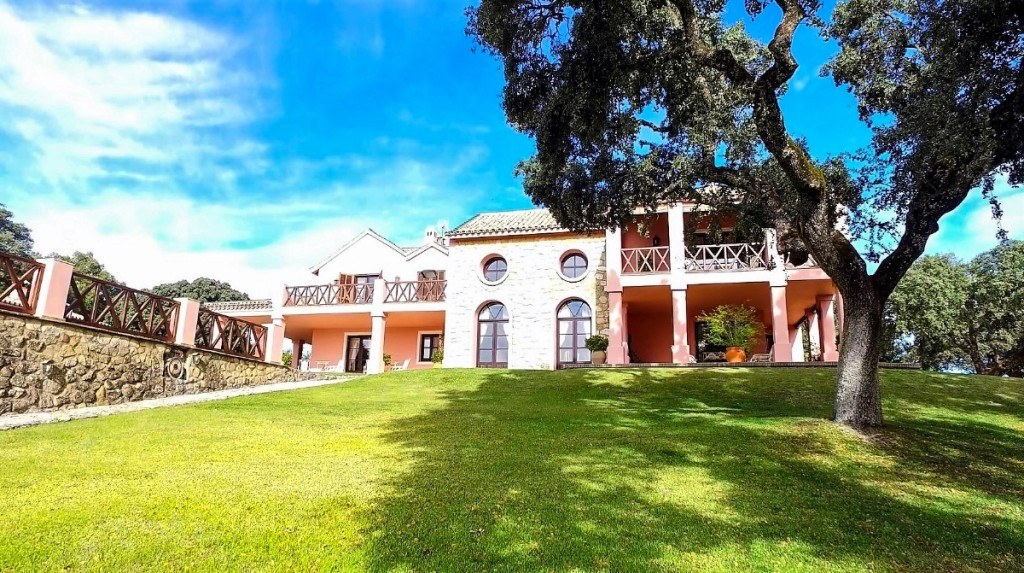
#> input picture R2837321/05.jpg, 1024 x 573 px, found by its file name
$ python prep.py
#> lines starting #> are read from the running program, lines starting #| are printed output that depends on the picture
import json,os
from PIL import Image,ImageOps,ImageEnhance
C='/home/claude/solysol-media/_photos/commons/'
# (start_orig, file, fx, fy, crop_frac(of max 9:16 crop), label)
S=[
(0.0,'uvas-nochevieja/05.jpg',.5,.5,1.0,''),
(2.42,'uvas-nochevieja/06.jpg',.55,1.0,0.65,''),
(4.42,'uvas-nochevieja/01.jpg',.4,.5,1.0,''),
(6.0,'uvas-nochevieja/02.jpg',.6,.5,0.8,''),
(7.38,'mediterranean-sea-relief-map/01.jpg',.131,.48,0.55,'Alicante · 1909'),
(9.22,'uvas-nochevieja/04.jpg',.5,.6,1.0,'nadwyżka winogron'),
(11.0,'uvas-nochevieja/03.jpg',.5,.5,1.0,''),
(13.06,'uvas-nochevieja/01.jpg',.75,.4,0.5,''),
(15.0,'uvas-nochevieja/06.jpg',.5,.8,0.6,'„winogrona szczęścia”'),
(16.74,'archivo-legajos-documentos/04.jpg',.5,.5,1.0,''),
(18.5,'newspaper-stack/02.jpg',.5,.5,1.0,'kampania · 1909'),
(20.6,'mediterranean-sea-relief-map/01.jpg',.1,.5,1.0,'cała Hiszpania'),
(23.4,'newspaper-stack/03.jpg',.5,.5,1.0,''),
(25.2,'typewriter-vintage/05.jpg',.45,.5,1.0,''),
(26.6,'loter-a-de-navidad/01.jpg',.5,.62,0.8,'Madryt · 1882'),
(28.7,'ronda-spain-1930s/04.jpg',.5,.5,1.0,''),
(30.5,'champagne-bottles/03.jpg',.5,.5,1.0,'Francja · szampan + winogrona'),
(32.2,'champagne-glasses-new-year/02.jpg',.35,.5,1.0,''),
(33.4,'gran-via-madrid-night/04.jpg',.5,.5,1.0,''),
(35.1,'calle-del-carmen-madrid/04.jpg',.5,.5,1.0,''),
(36.6,'gran-via-madrid-night/03.jpg',.5,.5,1.0,''),
(37.8,'loter-a-de-navidad/06.jpg',.5,.5,1.0,'Puerta del Sol'),
(39.5,'puerta-del-sol-madrid-christmas/06.jpg',.5,.5,1.0,''),
(40.9,'puerta-del-sol-madrid-christmas/05.jpg',.4,.5,1.0,''),
(42.3,'fireworks-night-spain/01.jpg',.6,.4,1.0,''),
(43.4,'fireworks-night-spain/03.jpg',.5,.5,1.0,''),
(44.5,'puerta-del-sol-madrid-christmas/02.jpg',.5,.5,1.0,''),
(46.5,'fireworks-harbour-night/02.jpg',.5,.5,1.0,''),
(48.4,'uvas-nochevieja/02.jpg',.3,.5,0.8,''),
(50.3,'fireworks-night-spain/04.jpg',.5,.5,1.0,''),
(52.0,'puerta-del-sol-madrid-christmas/01.jpg',.5,.5,1.0,''),
(53.6,'uvas-nochevieja/05.jpg',.35,.45,0.6,''),
]
out=[]
for i,(t,f,fx,fy,cf,lab) in enumerate(S):
  im=Image.open(C+f).convert('RGB');W,H=im.size
#> further down, im is the input picture: PIL image 1024x573 RGB; mean R, G, B 121.9, 146.3, 121.2
#> after `W, H = im.size`: W = 1024; H = 573
  r=9/16
  if W/H>r: ch=H;cw=H*r
#> after `ch = H`: ch = 573
#> after `cw = H * r`: cw = 322.3
  else: cw=W;ch=W/r
  cw*=cf;ch*=cf
  x=min(max(fx*W-cw/2,0),W-cw);y=min(max(fy*H-ch/2,0),H-ch)
#> after `x = min(max(fx * W - cw / 2, 0), W - cw)`: x = 350.8
#> after `y = min(max(fy * H - ch / 2, 0), H - ch)`: y = 0
  im=im.crop((int(x),int(y),int(x+cw),int(y+ch))).resize((1080,1920),Image.LANCZOS)
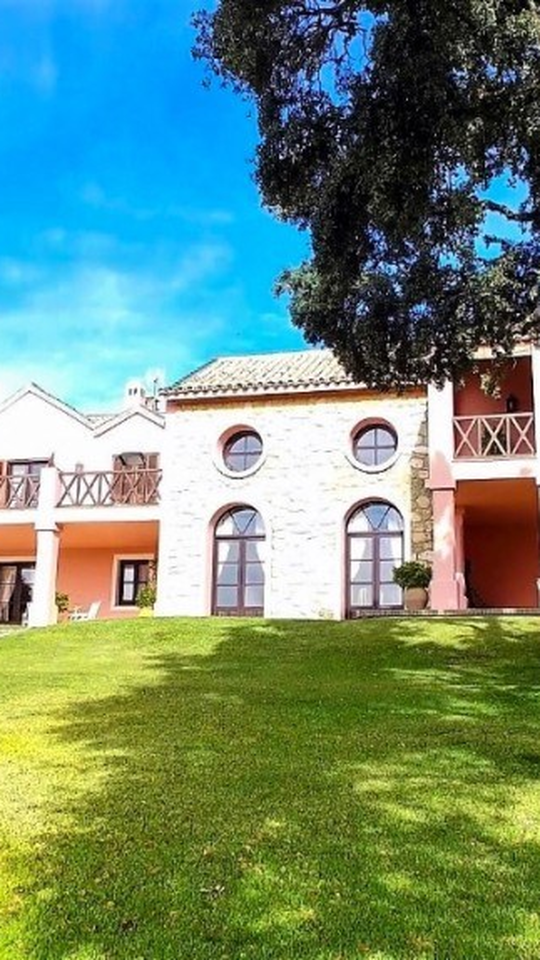
#> im: PIL image 1080x1920 RGB (shown at 1/2 size); mean R, G, B 108.6, 139.9, 119.8
  im=ImageOps.grayscale(im);im=ImageOps.autocontrast(im,cutoff=1);im=ImageEnhance.Contrast(im).enhance(1.12)
#> after `im = ImageOps.grayscale(im)`:
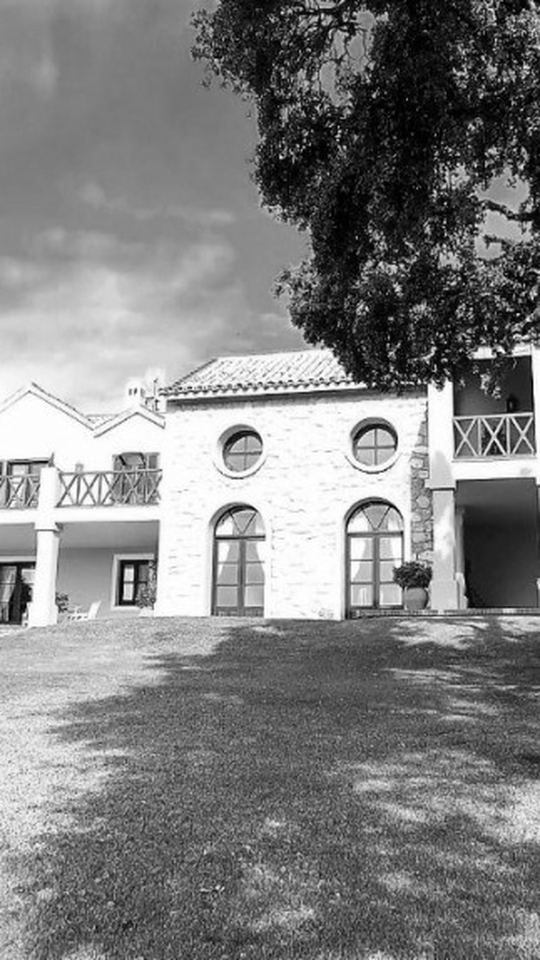
#> im: PIL image 1080x1920 L (shown at 1/2 size); min 0, max 255, mean 128.2
  p=f'/home/claude/w/img/{i:02d}.jpg';im.save(p,quality=85)
  out.append({'t':round(t/1.12,3),'src':p,'lab':lab,'f':f})
#> pass 2 of the loop `for i,(t,f,fx,fy,cf,lab) in enumerate(S):`:
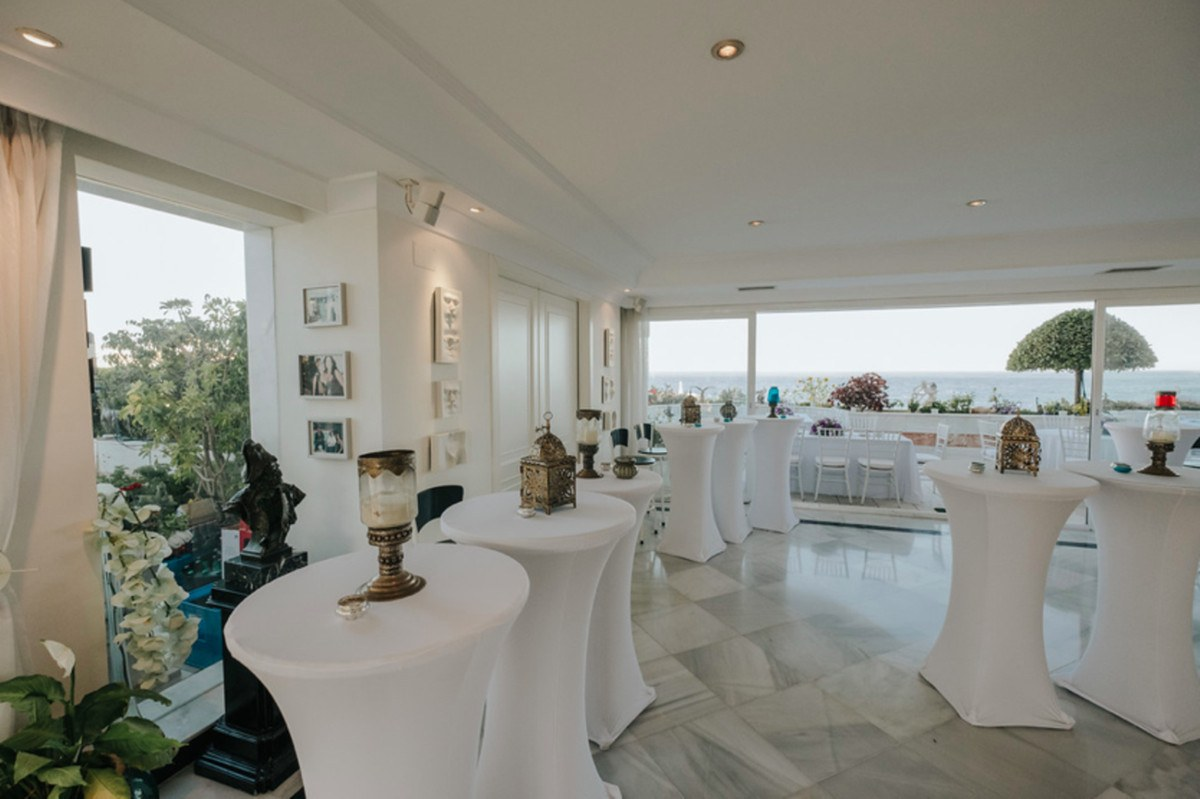
#> input picture R3182194/06.jpg, 1200 x 799 px, found by its file name
#> im is the input picture: PIL image 1200x799 RGB; mean R, G, B 141.1, 140, 130.8
#> `im=im.crop((int(x),int(y),int(x+cw),int(y+ch))).resize((1080,1920),Ima..`:
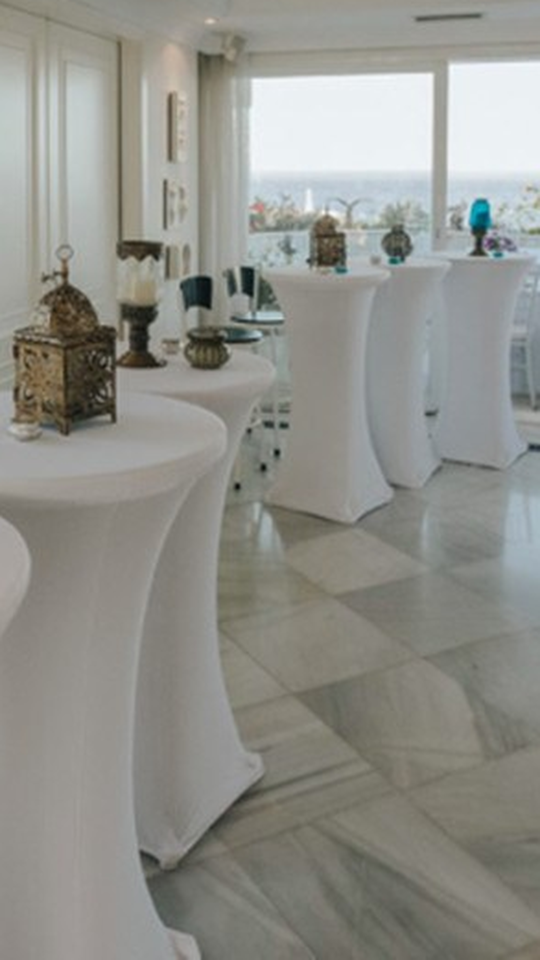
#> im: PIL image 1080x1920 RGB (shown at 1/2 size); mean R, G, B 144.7, 144.8, 138.8
#> `im = ImageOps.autocontrast(im, cutoff=1)`:
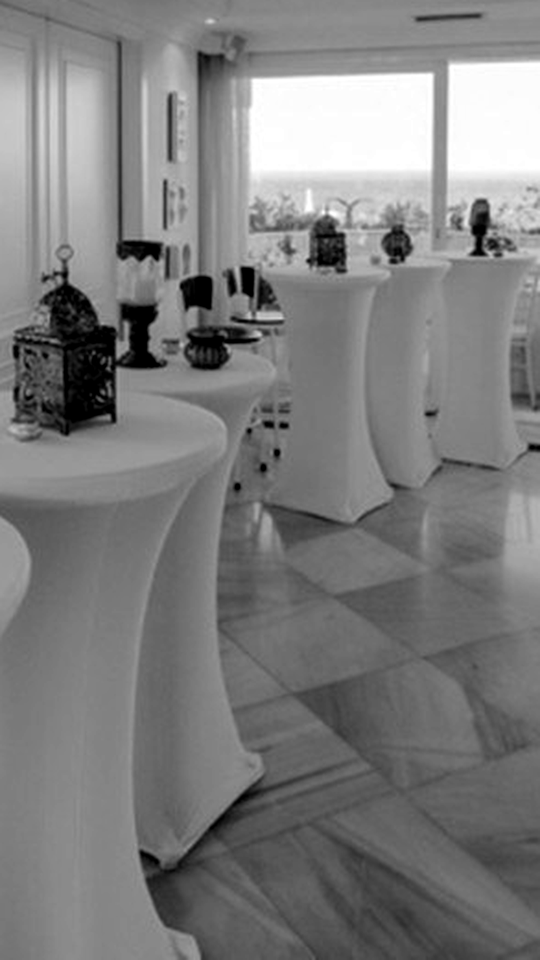
#> im: PIL image 1080x1920 L (shown at 1/2 size); min 0, max 255, mean 125.3
#> pass 3 of the loop `for i,(t,f,fx,fy,cf,lab) in enumerate(S):`:
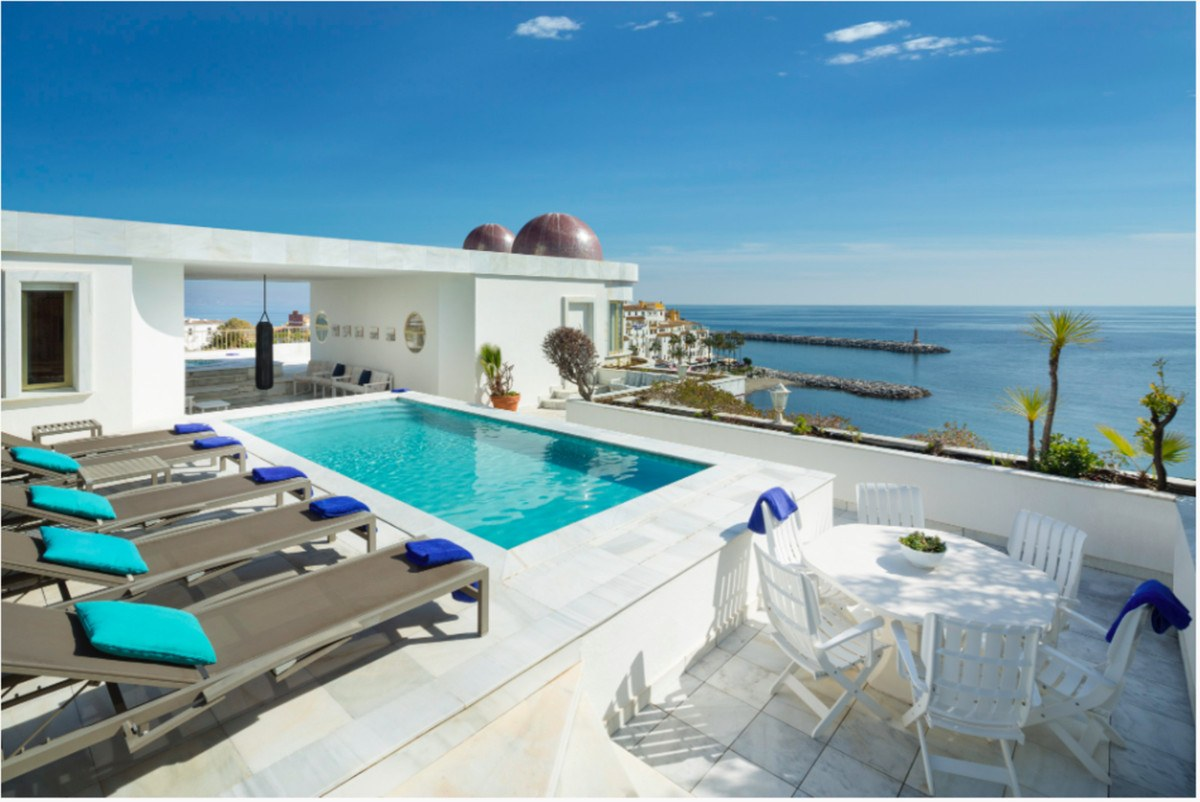
#> input picture R3182194/01.jpg, 1200 x 802 px, found by its file name
#> im is the input picture: PIL image 1200x802 RGB; mean R, G, B 123.5, 159.2, 173.7
#> `im = ImageOps.grayscale(im)`:
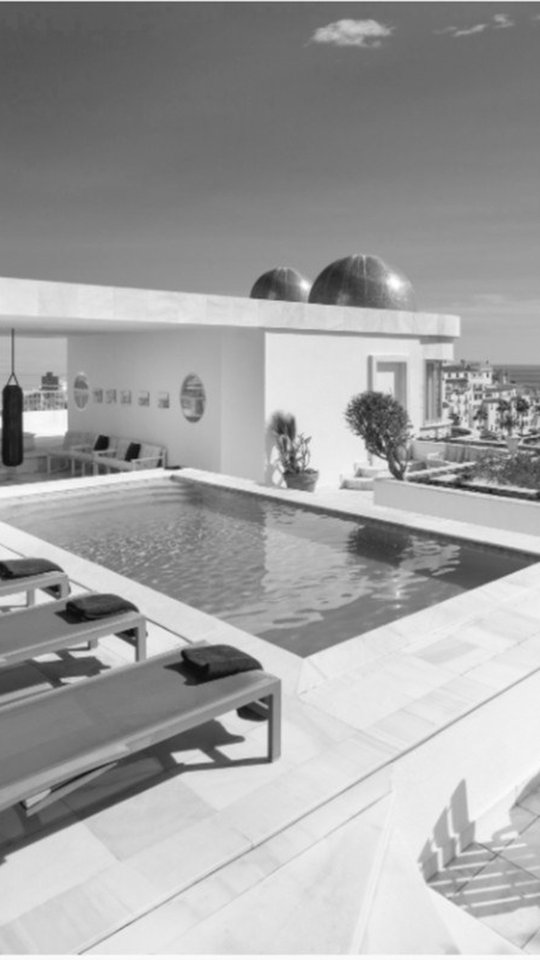
#> im: PIL image 1080x1920 L (shown at 1/2 size); min 9, max 255, mean 161.7
#> `im = ImageOps.autocontrast(im, cutoff=1)`:
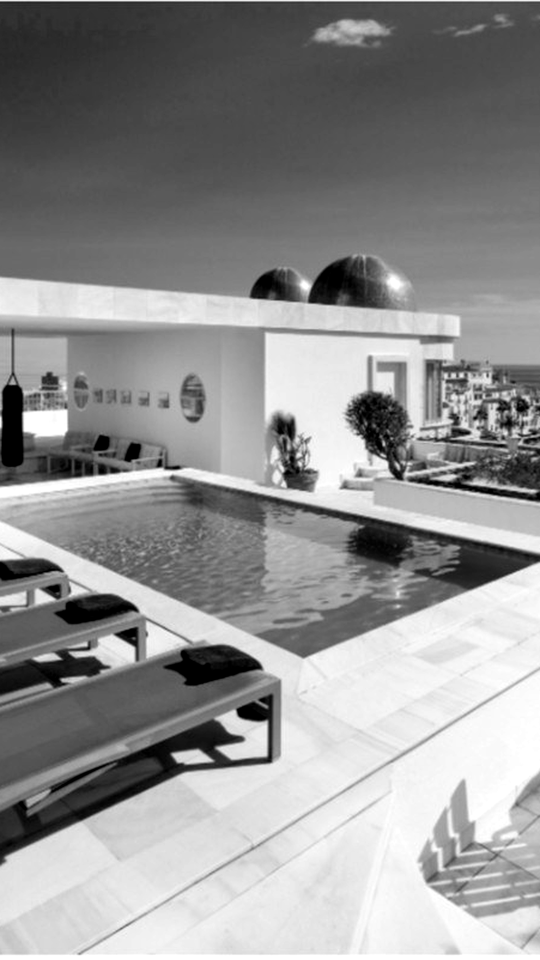
#> im: PIL image 1080x1920 L (shown at 1/2 size); min 0, max 255, mean 146
#> the loop made 32 passes; the first 3 are shown
json.dump(out,open('/home/claude/w/shots.json','w'),ensure_ascii=False,indent=0)
print(len(out),len(set(s[1] for s in S)))
d=[(out[i+1]['t']-out[i]['t']) for i in range(len(out)-1)];print(max(d),min(d))
